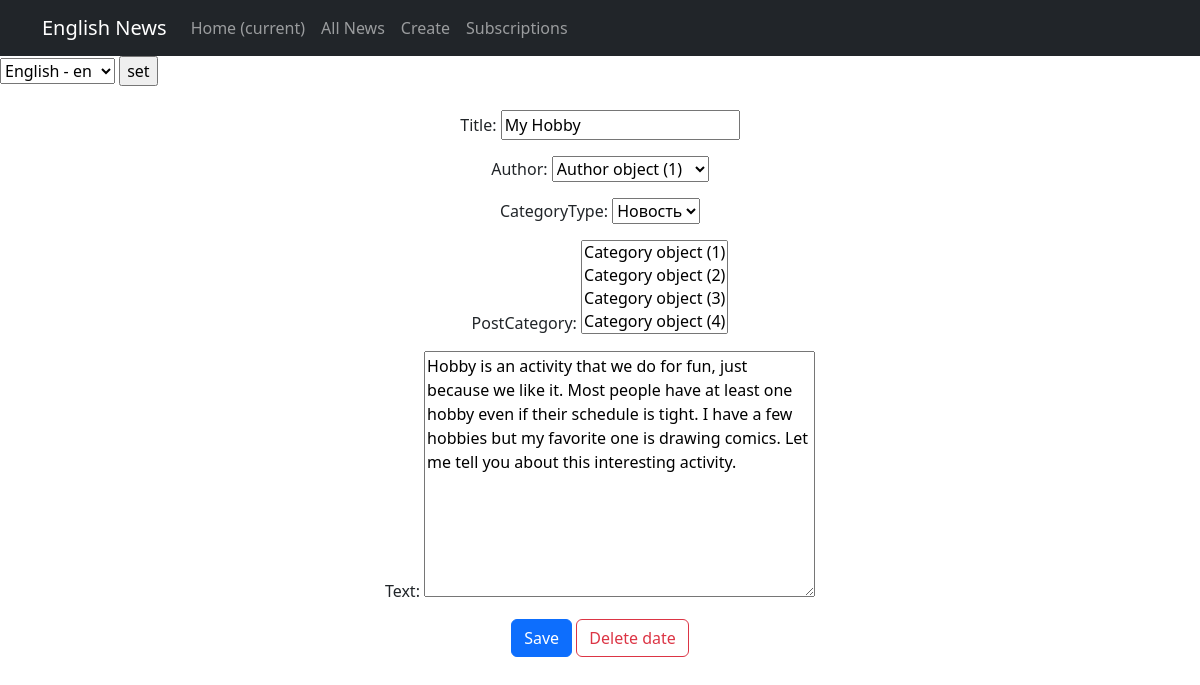
Screenshot of /news/3/update/ (signed in) with the database file from the repository.
### newapp/models.py (models this page shows, shortened)
class Post(models.Model):
    author = models.ForeignKey(Author, on_delete=models.CASCADE)
    NEWS = 'NW'
    ARTICLE = 'AR'
    CATEGORY_CHOICES = [
        (NEWS, 'Новость'),
        (ARTICLE, 'Статья'),
    ]
    categoryType = models.CharField(max_length=2, choices=CATEGORY_CHOICES, default=ARTICLE)
    dateCreation = models.DateTimeField(auto_now_add=True)
    postCategory = models.ManyToManyField(Category, through='PostCategory')
    title = models.CharField(max_length=128)
    text = models.TextField()
    rating = models.SmallIntegerField(default=0)

### newapp/views.py (the view)
# urls.py: path('<int:pk>/update/', PostUpdate.as_view()),
class PostUpdate(PermissionRequiredMixin, UpdateView):
    permission_required = 'post.change_post'
    form_class = PostForm
    model = Post
    template_name = 'flatpages/post_edit.html'
    def get_context_data(self, **kwargs) -> dict:
        context = super().get_context_data(**kwargs)
        context['page_title'] = "Редактировать статью"
        return context

### newapp/forms.py (shortened to what this page needs)
class PostForm(forms.ModelForm):
   class Meta:
       model = Post
       fields = ['title', 'author', 'categoryType', 'postCategory', 'text']

### templates/flatpages/post_edit.html (shortened to what this page needs)
{% extends 'flatpages/default.html' %}
{% block content %}
{% block body %}
<form action="" method="post" class="my-4">
    {{ form.as_p }}
    <input type="submit" value="Save" class="btn btn-primary"/>
    <a class="btn btn-outline-danger" role="button" href="{{ request.path }}">Delete date</a>
</form>
{% endblock body %}
{% endblock content %}

### rows the page displays
Post: title "My Hobby", author "Author object (1)", categoryType "Новость", text "Hobby is an activity that we do for fun, just because we like it. Most people have at least one hobby even if their schedule is tight. I have a few hobbies but my favorite one is drawing comics. Let me tell you about this interesting activity."

### other values shown
form field language "English - en"
